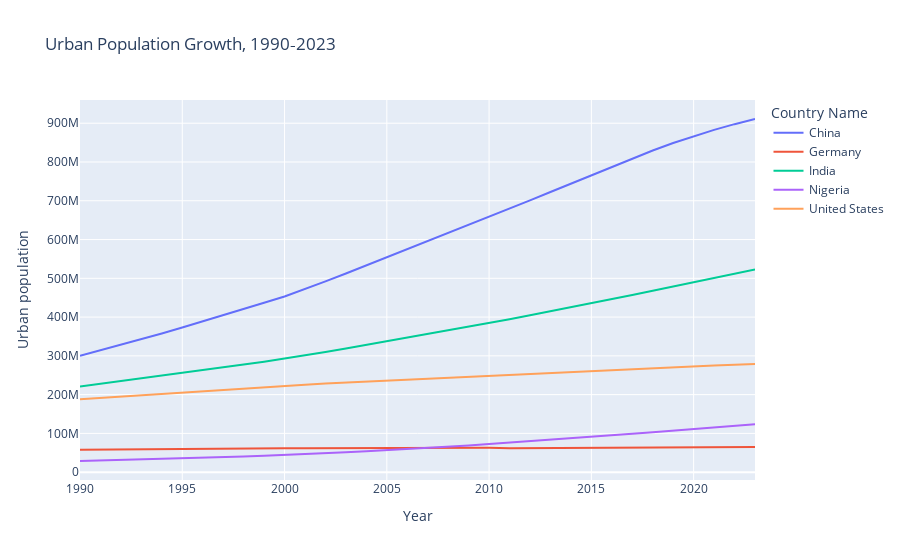

The code cell stored with this chart in its notebook:
### Markdown cell above
## 4  Visualization Drafts <a id="Visualizations"></a>  
Below are six visual components. The first four are close to finished;  
V5–V6 are rough prototypes or code‑skeletons that we will refine after peer feedback.

### Code cell
#1e en 2e vis misschien bij elkaar toevoegen
focus_countries = ['China', 'India', 'United States', 'Germany', 'Nigeria']
fig1 = px.line(urban_long[urban_long['Country Name'].isin(focus_countries)],
               x='Year', y='Urban_Pop', color='Country Name',
               title='Urban Population Growth, 1990‑2023')
fig1.update_yaxes(title='Urban population')
fig1.show()
